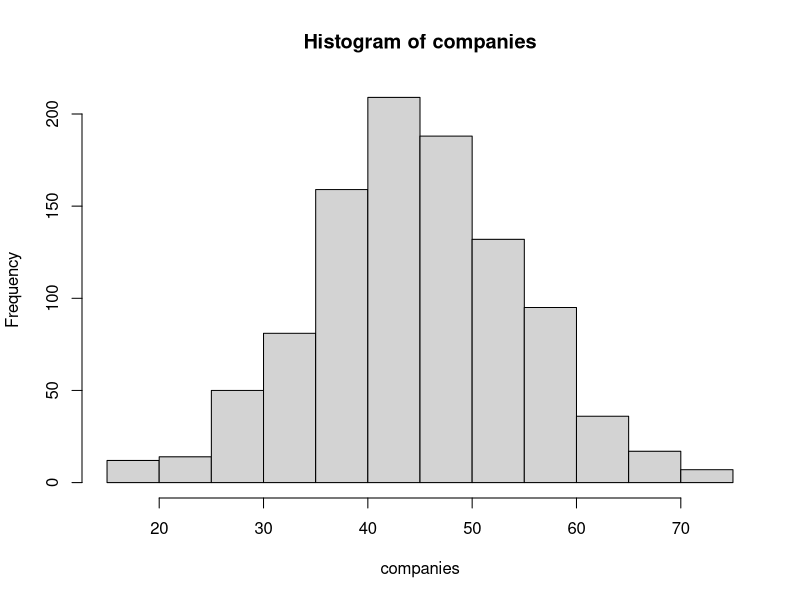
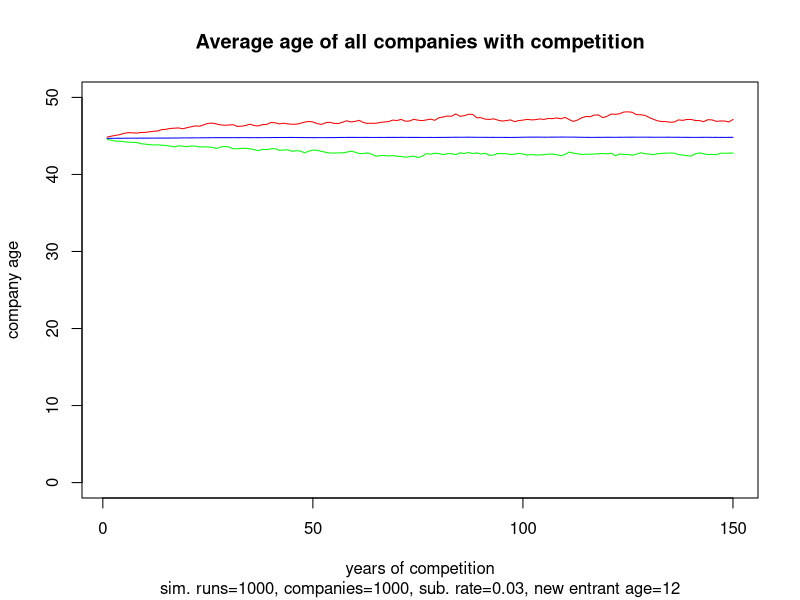

Reproduce these figures in R, in order.
## ---- chunk 1
# setup the environment
setwd = "~/Projects/CompanyAgeSimulation"
set.seed = 1024

# set starting parameters
starting_average_age = 45
starting_standard_deviation_age = 10
number_of_companies = 1000

# set simulation parameters
product_substitution_rate = .03
age_of_disruptor = 12
years_of_competition = 150
## ---- chunk 2
# create companies
companies <- round(rnorm(number_of_companies,
                         mean=starting_average_age,
                         sd=starting_standard_deviation_age
                         ),
                   digits=1)

# check company ages by plotting
summary(companies)
hist(companies)
## ---- chunk 3
# Function to return a new set of company ages after 1 year of competition
compete <- function(age_vector, substitution_rate){
  # Pick companies to be replaced by new entrants
  targets <- round(runif(substitution_rate*length(age_vector),
                         min=1, max=length(age_vector)
                         )
                   )
  
  # Age all companies by 1 year
  age_vector <- age_vector + 1
  
  # Replace target companies with new entrants
  age_vector[targets] <- age_of_disruptor
  return(age_vector)
  }

# simulate new companies entering and competing
substitute <- function(age_vector, run_years, substitution_rate){
  ages_all <- 0
  for(i in 1:run_years){
    age_vector <- compete(age_vector,substitution_rate)
    ages_all[i] = mean(age_vector)
    }
  return(ages_all)
  }

# plot function
plot_by_year <- function(avg_by_yr,min_by_yr,max_by_yr){
  # plot a graph with age on the x axis, and low, mean, and high results
  subtitle = paste0(c('sim. runs=',max(sim_range),
                      ', companies=',number_of_companies,
                      ', sub. rate=',product_substitution_rate,
                      ', new entrant age=',age_of_disruptor),
                    collapse="")
  plot(1:years_of_competition,avg_by_yr,
       type='l',
       ylim=c(0,50),
       col='blue',
       main='Average age of all companies with competition',
       sub=subtitle,
       xlab='years of competition',
       ylab='company age'
       )
  lines(1:years_of_competition,max_by_yr, col='red')
  lines(1:years_of_competition,min_by_yr, col='green')
  }
## ---- chunk 4
# run the analysis many times with standard parameters to check stability

# return the ages vector
sim <- function(x){
  ages = substitute(companies, years_of_competition, product_substitution_rate)
  return(ages)
  }

# function to return parameters over the year / sim run matrix
# returns summary table (min, max, average, others) of all sim runs, one summary per year
summarize_by_year <- function(year){
  return(summary(data[year,]))
}
  
sim_range=1:1000

# Return many versions of the ages vector
# elements in data[i,j] are i years and j simulation runs
data=(sapply(sim_range,sim))
params_by_year = sapply(1:years_of_competition,summarize_by_year)
dim(params_by_year)

avg_by_year <- params_by_year['Mean',]
max_by_year <- params_by_year['Max.',]
min_by_year <- params_by_year['Min.',]


# plot a graph with age on the x axis, and low, mean, and high results
plot_by_year(avg_by_year,min_by_year,max_by_year)

# subtitle = paste0(c('sim. runs=',max(sim_range),
#                     ', companies=',number_of_companies,
#                     ', sub. rate=',product_substitution_rate,
#                     ', new entrant age=',age_of_disruptor),
#                   collapse="")
# plot(1:years_of_competition,avg_by_year,
#      type='l',
#      ylim=c(0,50),
#      col='blue',
#      main='Average age of all companies with competition',
#      sub=subtitle,
#      xlab='years of competition',
#      ylab='company age'
#      )
# lines(1:years_of_competition,max_by_year, col='red')
# lines(1:years_of_competition,min_by_year, col='green')

## ---- chunk 5

